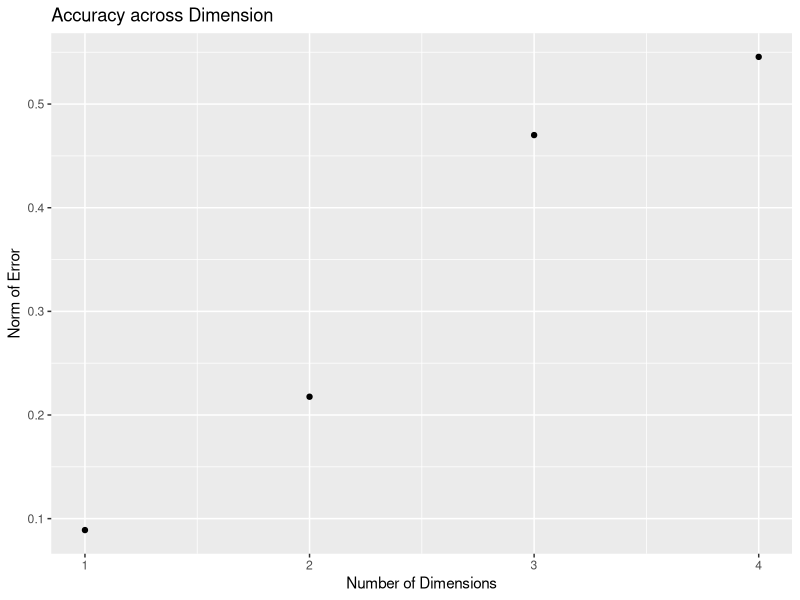
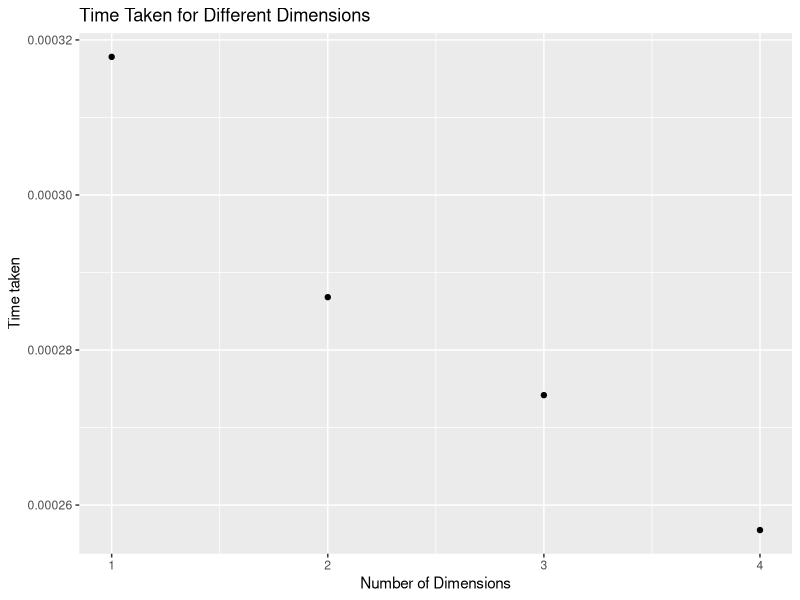

Recreate these plots in R, in order.
## ---- chunk 1
knitr::opts_chunk$set(echo = TRUE)
library(ggplot2)
## ---- chunk 2
aem <- function(g, n, N, LB = -1, UB = 1, method = "deterministic", min = TRUE){
  
  # starting time
  st_time <- Sys.time()
  if(method == "deterministic"){
    
    # sample points
    x1 <- seq(LB, UB, length = N)
    
    # eval g at sample points
    y1 <- g(x1)
   
    # making grid for evaluation matrix
    mygrid <- lapply(1:n, function(x) x1)
    myp <- do.call(expand.grid, mygrid)
  }
  else if(method == "stochastic"){
    
    # sample points
    myp <- as.data.frame(matrix(runif(n * N, LB, UB), ncol = n))
  }
  
  # eval g at sampled points
  my_vals <- apply(myp, 1, g)
  
  # determining min or max
  if(min){
    idx_all <- which.min(my_vals)
  }else{
    idx_all <- which.max(my_vals)
  }
  
  # ending time
  fin_time <- Sys.time()
  
  # total time
  tot_time <- fin_time - st_time
  
  # returning a list
  final <- list(
    index = myp[idx_all,, drop = FALSE],
    val = my_vals[idx_all],
    eval_matrix = cbind(points, g = my_vals),
    time = tot_time
  )
  return(final)
  }
## ---- chunk 3
# test case one 
f <- function(v){ 
  v[1]^2 + v[2]^2
}
test_1 <- aem(f, n = 2, N = 100) 
test_1$index
test_1$val
## ---- chunk 4
# test case two
set.seed(24601)
test_2 <- aem(f, n = 2, N = 100, method = "stochastic") 
test_2$index
test_2$val
## ---- chunk 5
# test case three
h <- function(v) {
exp(abs(v[1]^2 - 1) + abs(v[2]^3 + abs(v[3])))
}

test_1 <- aem(h, n = 3, N = 100, LB = -2, UB = 2) 
test_1$index
test_1$val
## ---- chunk 6
# test case four
set.seed(24601)
test_2 <- aem(h, n = 3, N = 100, LB = -2, UB = 2, method = "stochastic") 
test_2$index
test_2$val
## ---- chunk 7
# test case five
j <- function(v) {
log(abs(sin(v[1]) + cos(v[2])) + 1)
}

set.seed(24601)
test_2 <- aem(j, n = 2, N = 100, method = "stochastic") 
test_2$index
test_2$val
## ---- chunk 8
# test case six
set.seed(24601)
test_2 <- aem(j, n = 2, N = 100, method = "stochastic", min = FALSE) 
test_2$index
test_2$val
## ---- chunk 9
# 10 total observations
n <- 10

# calculating mle
mle <- n / ( 0.368 + 0.714 + 0.126 + 0.006 + 0.525 + 0.36 + 0.095 + 0.212 + 0.107 + 0.058)
mle
## ---- chunk 10
# log likelihood function
l <- function(lambda){
  10 * log(lambda[1])  -  log(lambda[1]) * (0.368 + 0.714 + 0.126 + 0.006 + 0.525 + 0.36 + 0.095 + 0.212 + 0.107 + 0.058)
}

# test case with log likelihood
set.seed(24601)
lltest <- aem(l, n = 1, N = 1000, LB = 0, UB = 5, method = "stochastic", min = FALSE)
lltest$index
lltest$val
lltest$index - mle
## ---- chunk 11
q4 <- function(x){
  sum(x^2)
}

# all aem functions with n from 1 to 4
set.seed(24601)
n1 <- aem(q4, n = 1, N = 30, LB = -1, UB = 1, method = "stochastic", min = TRUE)
n2 <- aem(q4, n = 2, N = 30, LB = -1, UB = 1, method = "stochastic", min = TRUE)
n3 <- aem(q4, n = 3, N = 30, LB = -1, UB = 1, method = "stochastic", min = TRUE)
n4 <- aem(q4, n = 4, N = 30, LB = -1, UB = 1, method = "stochastic", min = TRUE)
## ---- chunk 12
# taking euclidean norm of error
n_error <- c(sqrt(sum(n1$index^2)), sqrt(sum(n2$index^2)), sqrt(sum(n3$index^2)), sqrt(sum(n4$index^2)))
time_taken <- c(n1$time, n2$time, n3$time, n4$time)
ns <- 1:4

# print euclidean norm of error results to prove it is increasing in value across dimension
n_error

# creating data frame of value data
myvaluedat <- data.frame(ns, n_error)

# creating data frame of time data to plot
mytimedat <- data.frame(ns, time_taken) 
## ---- chunk 13
# plotting each value of $val for each n 
ggplot(myvaluedat, aes(x = ns, y = n_error)) +
  geom_point() +
  labs(x = "Number of Dimensions",
       y = "Norm of Error",
       title = "Accuracy across Dimension")
## ---- chunk 14
# plotting the data
set.seed(24601)
ggplot(mytimedat, aes(x = ns, y = time_taken)) +
  geom_point() + 
  labs(x = "Number of Dimensions",
       y = "Time taken",
       title = "Time Taken for Different Dimensions")
## ---- chunk 15
zom <- function(g, alpha, w0, K){
  for(k in 1:K){
    forward <- g(w0 + alpha)
    back <- g(w0 - alpha)
    
    if(forward < g(w0)){
      w0 <- w0 + alpha
    } else if (back < g(w0)){
      w0 <- w0 - alpha
    }
  }
  list(
    index = w0,
    val = g(w0)
  )
}
## ---- chunk 16
# verifying zom function 
gw <- function(w){
  sin(3*w) + 0.3* w^2
}

# test case with w0 = 4.5
zom(gw, 0.1, 4.5, 10)

# test case with w0 = -1.5
zom(gw, 0.1, -1.5, 10)
## ---- chunk 17
# making negative log likelihood function
neg_l <- function(lambda){
 -1 * ( 10 * log(lambda[1])  -  log(lambda[1]) * (0.368 + 0.714 + 0.126 + 0.006 + 0.525 + 0.36 + 0.095 + 0.212 + 0.107 + 0.058) )
}

# testing using negative log likelihood function
zom(neg_l, 0.01, 1, 1000)
## ---- chunk 18
# testing with alpha in {1, 0.1, 0.01, 0.001} and K in {10, 100, 1000, 10000}
zom(neg_l, 1, 1, 10)
zom(neg_l, 0.1, 1, 100)
zom(neg_l, 0.01, 1, 1000)
zom(neg_l, 0.001, 1, 10000)
## ---- chunk 19
zom(neg_l, 1, 1, 10)
zom(neg_l, 1, 1, 100)
zom(neg_l, 1, 1, 1000)
## ---- chunk 20
zom(neg_l, 0.1, 1, 1000)
zom(neg_l, 0.01, 1, 1000)
zom(neg_l, 0.001, 1, 1000)
